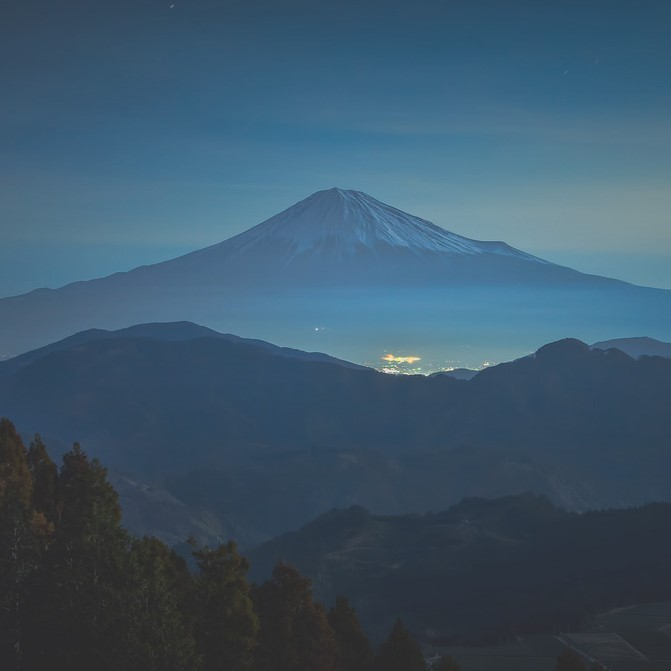
#> input picture No.0000/photo.jpg, 671 x 671 px
$ python No0000.py
#> lines starting #> are read from the running program, lines starting #| are printed output that depends on the picture
from PIL import Image,ImageDraw,ImageFont

img = Image.open('photo.jpg')
#> img is the input picture: PIL image 671x671 RGB; mean R, G, B 61.1, 87.3, 106.7

draw=ImageDraw.Draw(img)
myfont = ImageFont.truetype('C:/windows/fonts/Arial.ttf', size=40)
fillcolor = "#ff0000"
w,h=img.size
#> w = 671; h = 671
draw.text((w-45,0),'99',font=myfont,fill=fillcolor)
img.show()
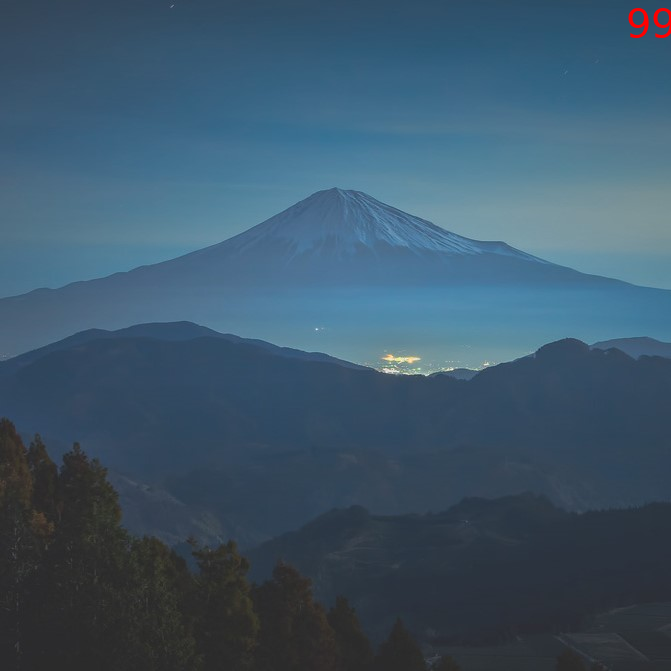
#> shown: PIL image 671x671 RGB; mean R, G, B 61.3, 87.3, 106.6
